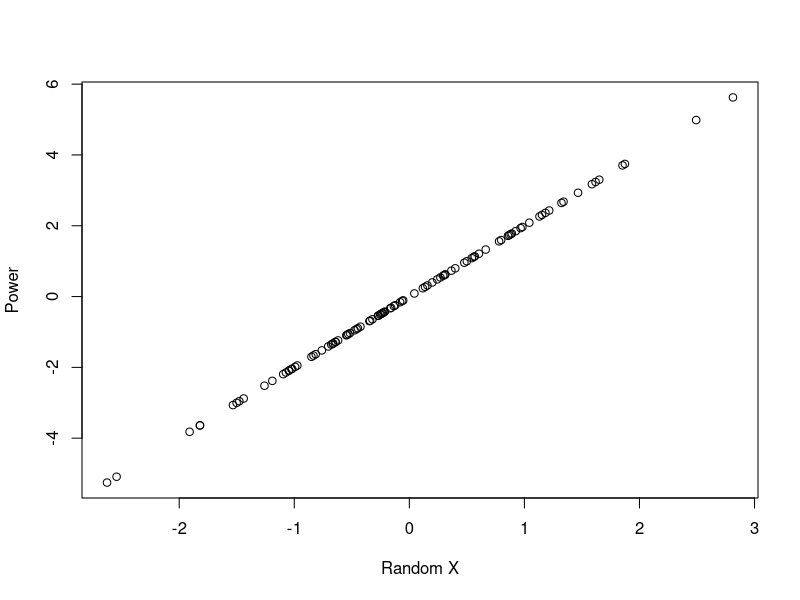

Write R code to recreate this figure.
# Muhammad Noon
# saadnoon@yahoo.com
# 2018-07-03

x <- rnorm(n = 100)
# Create square of x
y <- 2*x
plot(x,y, xlab = "Random X", ylab = "Power")
